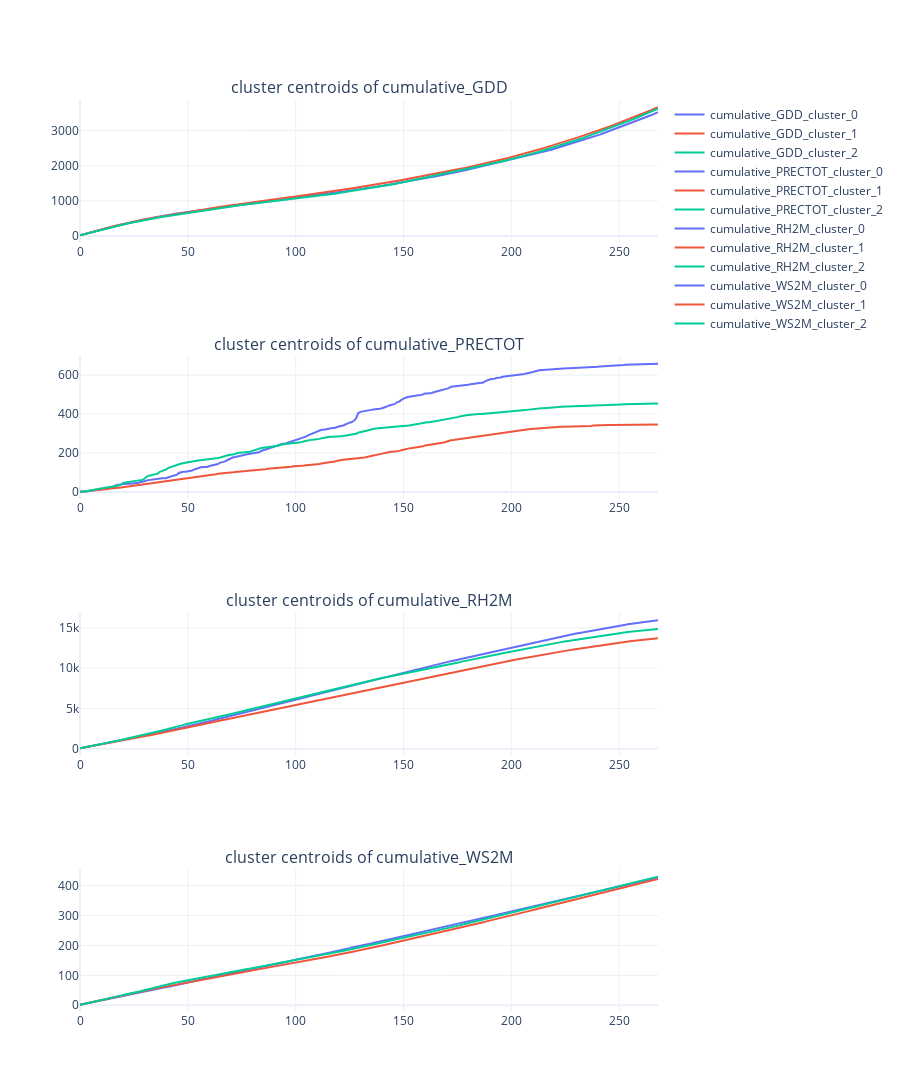

Write notebook code for a chart like this one.
### Code cell
# plot centroids

fig = make_subplots(rows=len(selected_cols), cols=1, subplot_titles=[f"cluster centroids of {col}" for col in selected_cols])

row_index = 1
for col in selected_cols:
  for i in range(len(proportions)):
    fig.add_trace(
        go.Scatter(y=dict_clusters_centroids[col][i], name=f"{col}_cluster_{i}", marker_color=arr_colors[i]),
    row=row_index, col=1)

  row_index += 1


fig.update_layout(
   height=3000
)

fig.show()

### Figure 1 — Plotly figure (JSON) as saved in the notebook; plotly's stock layout.template omitted (floating-point values rounded to 4 significant figures; data arrays with more than 128 entries replaced by an {"elided": "..."} marker saying what was removed)
{"data": [{"marker": {"color": "#636EFA"}, "name": "cumulative_GDD_cluster_0", "type": "scatter", "xaxis": "x", "y": {"elided": "269 float values"}, "yaxis": "y"}, {"marker": {"color": "#EF553B"}, "name": "cumulative_GDD_cluster_1", "type": "scatter", "xaxis": "x", "y": {"elided": "269 float values"}, "yaxis": "y"}, {"marker": {"color": "#00CC96"}, "name": "cumulative_GDD_cluster_2", "type": "scatter", "xaxis": "x", "y": {"elided": "269 float values"}, "yaxis": "y"}, {"marker": {"color": "#636EFA"}, "name": "cumulative_PRECTOT_cluster_0", "type": "scatter", "xaxis": "x2", "y": {"elided": "269 float values"}, "yaxis": "y2"}, {"marker": {"color": "#EF553B"}, "name": "cumulative_PRECTOT_cluster_1", "type": "scatter", "xaxis": "x2", "y": {"elided": "269 float values"}, "yaxis": "y2"}, {"marker": {"color": "#00CC96"}, "name": "cumulative_PRECTOT_cluster_2", "type": "scatter", "xaxis": "x2", "y": {"elided": "269 float values"}, "yaxis": "y2"}, {"marker": {"color": "#636EFA"}, "name": "cumulative_RH2M_cluster_0", "type": "scatter", "xaxis": "x3", "y": {"elided": "269 float values"}, "yaxis": "y3"}, {"marker": {"color": "#EF553B"}, "name": "cumulative_RH2M_cluster_1", "type": "scatter", "xaxis": "x3", "y": {"elided": "269 float values"}, "yaxis": "y3"}, {"marker": {"color": "#00CC96"}, "name": "cumulative_RH2M_cluster_2", "type": "scatter", "xaxis": "x3", "y": {"elided": "269 float values"}, "yaxis": "y3"}, {"marker": {"color": "#636EFA"}, "name": "cumulative_WS2M_cluster_0", "type": "scatter", "xaxis": "x4", "y": {"elided": "269 float values"}, "yaxis": "y4"}, {"marker": {"color": "#EF553B"}, "name": "cumulative_WS2M_cluster_1", "type": "scatter", "xaxis": "x4", "y": {"elided": "269 float values"}, "yaxis": "y4"}, {"marker": {"color": "#00CC96"}, "name": "cumulative_WS2M_cluster_2", "type": "scatter", "xaxis": "x4", "y": {"elided": "269 float values"}, "yaxis": "y4"}], "layout": {"annotations": [{"font": {"size": 16}, "showarrow": false, "text": "cluster centroids of cumulative_GDD", "x": 0.5, "xanchor": "center", "xref": "paper", "y": 1, "yanchor": "bottom", "yref": "paper"}, {"font": {"size": 16}, "showarrow": false, "text": "cluster centroids of cumulative_PRECTOT", "x": 0.5, "xanchor": "center", "xref": "paper", "y": 0.7188, "yanchor": "bottom", "yref": "paper"}, {"font": {"size": 16}, "showarrow": false, "text": "cluster centroids of cumulative_RH2M", "x": 0.5, "xanchor": "center", "xref": "paper", "y": 0.4375, "yanchor": "bottom", "yref": "paper"}, {"font": {"size": 16}, "showarrow": false, "text": "cluster centroids of cumulative_WS2M", "x": 0.5, "xanchor": "center", "xref": "paper", "y": 0.1562, "yanchor": "bottom", "yref": "paper"}], "height": 3000, "xaxis": {"anchor": "y", "domain": [0, 1]}, "xaxis2": {"anchor": "y2", "domain": [0, 1]}, "xaxis3": {"anchor": "y3", "domain": [0, 1]}, "xaxis4": {"anchor": "y4", "domain": [0, 1]}, "yaxis": {"anchor": "x", "domain": [0.8438, 1]}, "yaxis2": {"anchor": "x2", "domain": [0.5625, 0.7188]}, "yaxis3": {"anchor": "x3", "domain": [0.2812, 0.4375]}, "yaxis4": {"anchor": "x4", "domain": [0, 0.1562]}}}
